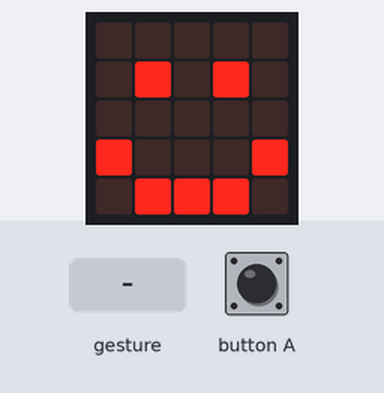
Recording of a program running on a simulated BBC micro:bit running MicroPython. Shown: the board's 5×5 LED display. The test bench sets the inputs (shaded band). No radio messages arrive unless stated (any console line starting 'radio sent:' is added by the test bench); a tilt is held for 1.5 s and a shake lasts 1 s, then the board lies face up again; what the program prints to the serial console is not drawn.

Above: at 1.2 s.
1.3 s: button A pressed for 0.15 s
At 1.8 s:
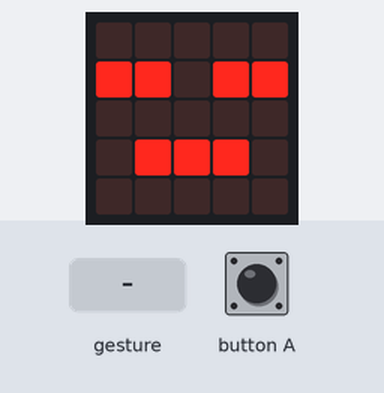
2.9 s: gesture 'up'
At 4.2 s:
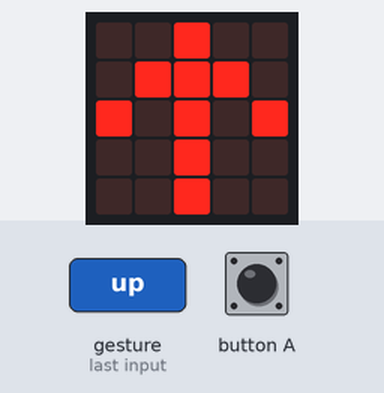
4.5 s: button A pressed for 1 s
At 5.5 s:
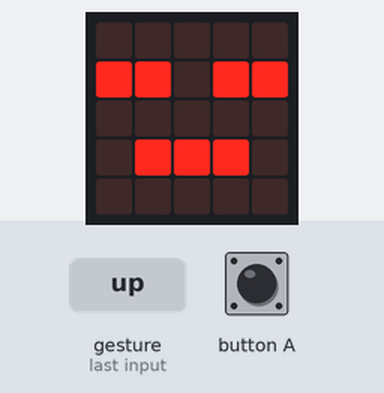
Timing chart, 0 to 4.8 s (numbered marks = the images above; inputs shaded):
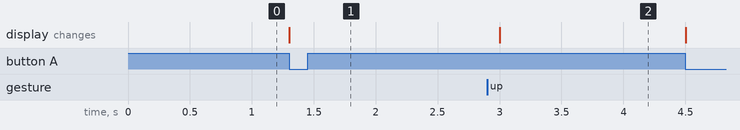

Measured:
- after the input at 1.3 s, the display: changes at once (image 1)
- after the input at 2.9 s, the display: changes after 0.10 s (image 2)

The program:

sender_code_the_controller.py
```python
# Add your Python code here. E.g.
from microbit import *
import radio
radio.config(channel=20)
radio.on()
radio.config(power=7)

display.show(Image.HAPPY)
while True:
    gesture = accelerometer.current_gesture()
    print(gesture)
    if gesture == "left":
        display.show(Image.ARROW_W)
        radio.send('left')
    elif gesture == "right":
        display.show(Image.ARROW_E)
        radio.send('right')
    elif gesture == "up":
        display.show(Image.ARROW_N)
        radio.send('forward')
    elif gesture == "down":
        display.show(Image.ARROW_S)
        radio.send('reverse')

    elif button_a.was_pressed():
        display.show(Image.ASLEEP)
        radio.send('stop')
```
